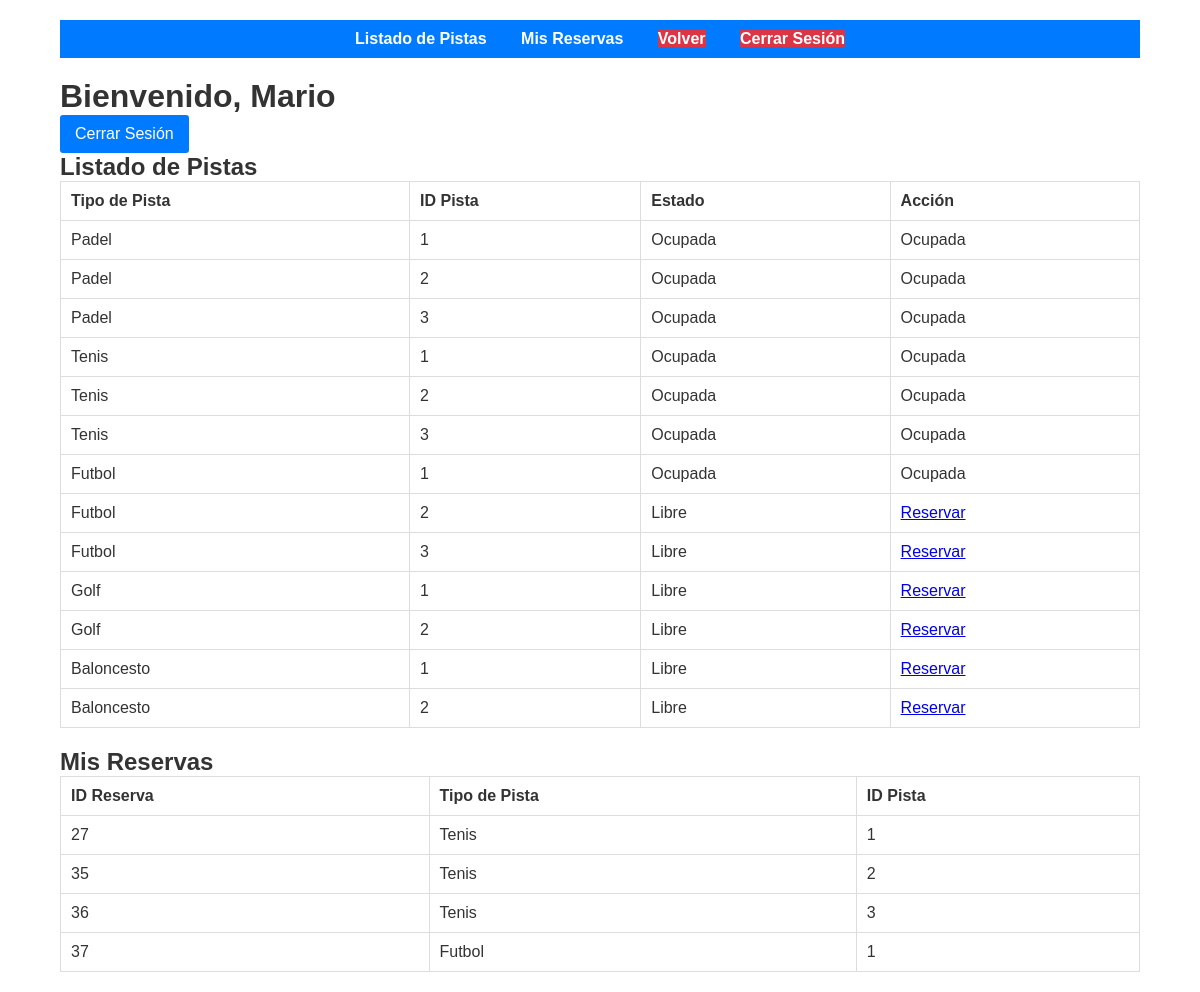
The app's page /panel_cliente.php (signed in) with its own data.
### tables this page shows
CREATE TABLE `pistas` (
  `tipo_pista` enum('Padel','Tenis','Futbol','Golf','Baloncesto') NOT NULL,
  `id_tipo` int(11) NOT NULL,
  `estado` enum('Libre','Ocupada') DEFAULT 'Libre'
);

CREATE TABLE `reservas` (
  `id_reserva` int(11) NOT NULL,
  `id_socio` int(11) NOT NULL,
  `tipo_pista` enum('Padel','Tenis','Futbol','Golf','Baloncesto') NOT NULL,
  `id_tipo` int(11) NOT NULL,
  `fecha` date NOT NULL,
  `hora_inicio` time NOT NULL,
  `hora_fin` time NOT NULL
);

### panel_cliente.php (the view, shortened to what this page needs)
<!DOCTYPE html>
<html lang="es">
<head>
  <link rel="stylesheet" href="css/style.css">
</head>
<div class="container">
  <?php
  include 'includes/conexion.php';
  $cliente = $_SESSION['cliente'];
  $pistas_query = "SELECT * FROM pistas";
  $pistas_result = mysqli_query($conexion, $pistas_query);
  ?>
  <div class="client-menu">
    <a href="tipo_pista.php">Listado de Pistas</a>
    <a href="panel_cliente.php#reservar">Mis Reservas</a>
    <a href="menu_cliente.php" class="btn-logout">Volver</a>
    <a href="logout.php" class="btn-logout">Cerrar Sesión</a>
  </div>
  <h1>Bienvenido, <?php echo $cliente['nombre']; ?></h1>
  <p><a href="logout.php" class="btn btn-logout">Cerrar Sesión</a></p>
  <h2>Listado de Pistas</h2>
  <table>
    <tr>
      <th>Tipo de Pista</th>
      <th>ID Pista</th>
      <th>Estado</th>
      <th>Acción</th>
    </tr>
    <?php while ($pista = mysqli_fetch_assoc($pistas_result)): ?>
    <tr>
      <td><?php echo $pista['tipo_pista']; ?></td>
      <td><?php echo $pista['id_tipo']; ?></td>
      <td><?php echo $pista['estado']; ?></td>
      <td>
        <?php if ($pista['estado'] == 'Libre'): ?>
          <a href="reservar.php?tipo_pista=<?php echo $pista['tipo_pista']; ?>&id_tipo=<?php echo $pista['id_tipo']; ?>">Reservar</a>
        <?php else: ?>
          Ocupada
        <?php endif; ?>
      </td>
    </tr>
    <?php endwhile; ?>
  </table>
  <h2 id="reservar">Mis Reservas</h2>
  <?php
  $cliente_id = $cliente['id_socio'];
  $reservas_query = "SELECT r.id_reserva, r.tipo_pista, r.id_tipo
                     FROM reservas r
                     JOIN (
                         SELECT tipo_pista, id_tipo, MAX(id_reserva) AS max_id
                         FROM reservas
                         GROUP BY tipo_pista, id_tipo
                     ) latest ON r.tipo_pista = latest.tipo_pista
                                AND r.id_tipo = latest.id_tipo
                                AND r.id_reserva = latest.max_id
                     JOIN pistas p ON r.tipo_pista = p.tipo_pista
                                   AND r.id_tipo = p.id_tipo
                     WHERE r.id_socio = $cliente_id
                       AND p.estado = 'Ocupada'";
  $reservas_result = mysqli_query($conexion, $reservas_query);
  if (mysqli_num_rows($reservas_result) > 0) {
      echo "<table>
              <tr>
                <th>ID Reserva</th>
                <th>Tipo de Pista</th>
                <th>ID Pista</th>
              </tr>";
      while ($res = mysqli_fetch_assoc($reservas_result)) {
          echo "<tr>
                  <td>" . $res['id_reserva'] . "</td>
                  <td>" . $res['tipo_pista'] . "</td>
                  <td>" . $res['id_tipo'] . "</td>
                </tr>";
      }
      echo "</table>";
  } else {
      echo "<p>No tienes reservas activas.</p>";
  }
  ?>
</div>
</body>
</html>

### css/style.css (style rules this page uses)
* { margin: 0; padding: 0; box-sizing: border-box; }
.container { width: 90%; max-width: 1200px; margin: 20px auto; }
table { width: 100%; border-collapse: collapse; background: #fff; margin-bottom: 20px; }
table, th, td { border: 1px solid #ddd; }
th, td { padding: 10px; text-align: left; }
a.btn, button.btn { display: inline-block; padding: 10px 15px; background: #007BFF; color: #fff; text-decoration: none; border-radius: 3px; }
.btn-logout { background: #dc3545; }
.client-menu { background: #007BFF; padding: 10px; text-align: center; margin-bottom: 20px; }
.client-menu a { color: #fff; text-decoration: none; margin: 0 15px; font-weight: bold; }

### records on screen
pistas: tipo_pista "Padel", id_tipo "1", estado "Ocupada"
pistas: tipo_pista "Padel", id_tipo "2", estado "Ocupada"
pistas: tipo_pista "Padel", id_tipo "3", estado "Ocupada"
pistas: tipo_pista "Tenis", id_tipo "1", estado "Ocupada"
pistas: tipo_pista "Tenis", id_tipo "2", estado "Ocupada"
pistas: tipo_pista "Tenis", id_tipo "3", estado "Ocupada"
pistas: tipo_pista "Futbol", id_tipo "1", estado "Ocupada"
pistas: tipo_pista "Futbol", id_tipo "2", estado "Libre"
pistas: tipo_pista "Futbol", id_tipo "3", estado "Libre"
pistas: tipo_pista "Golf", id_tipo "1", estado "Libre"
pistas: tipo_pista "Golf", id_tipo "2", estado "Libre"
pistas: tipo_pista "Baloncesto", id_tipo "1", estado "Libre"
pistas: tipo_pista "Baloncesto", id_tipo "2", estado "Libre"
reservas: id_reserva "27", tipo_pista "Tenis", id_tipo "1"
reservas: id_reserva "35", tipo_pista "Tenis", id_tipo "2"
reservas: id_reserva "36", tipo_pista "Tenis", id_tipo "3"
reservas: id_reserva "37", tipo_pista "Futbol", id_tipo "1"

### other values on screen
$cliente['nombre'] "Mario"
